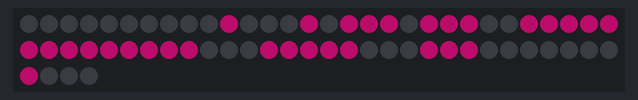
Recording of a sketch running on a simulated Arduino Uno, built with avr-gcc and run on an emulated ATmega328P. Shown: 64 RGB LEDs in strip order, left to right, continuing on the next row. Dim RGB values are drawn brighter than linear.

Above: at 0.1 s.
At 1.1 s:
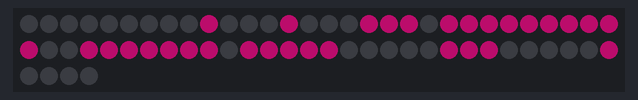
At 2.1 s:
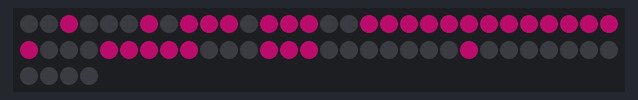
At 3.1 s:
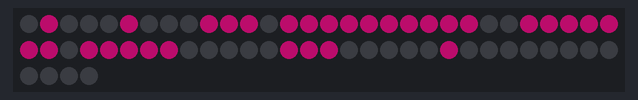

Measured:
- by itself, everything shown: repeats every 4.0 s, in 4 steps
- what the display in image 1 shows lasts 1.0 s, from 1.0 s to 2.0 s

The sketch:

heart_animation.ino
```cpp
/*For Colors go to https://codepen.io/proframsay/live/qBpGvLW. */
#include <Adafruit_GFX.h>
#include <Adafruit_NeoMatrix.h>
#include <Adafruit_NeoPixel.h>
#include "FastLED.h"

#define NUM_LEDS 64
#define DATA_PIN 3

CRGB leds[NUM_LEDS];


long image1[] =
{
  0x000000, 0x000000, 0x000000, 0x000000, 0x000000, 0x000000, 0x000000, 0x000000,
  0x000000, 0x000000, 0xFF1493, 0x000000, 0x000000, 0x000000, 0xFF1493, 0x000000,
  0xFF1493, 0xFF1493, 0xFF1493, 0x000000, 0xFF1493, 0xFF1493, 0xFF1493, 0x000000,
  0x000000, 0xFF1493, 0xFF1493, 0xFF1493, 0xFF1493, 0xFF1493, 0xFF1493, 0xFF1493,
  0xFF1493, 0xFF1493, 0xFF1493, 0xFF1493, 0xFF1493, 0xFF1493, 0xFF1493, 0x000000,
  0x000000, 0x000000, 0xFF1493, 0xFF1493, 0xFF1493, 0xFF1493, 0xFF1493, 0x000000,
  0x000000, 0x000000, 0xFF1493, 0xFF1493, 0xFF1493, 0x000000, 0x000000, 0x000000,
  0x000000, 0x000000, 0x000000, 0x000000, 0xFF1493, 0x000000, 0x000000, 0x000000
};

long image2[] =
{
  0x000000, 0x000000, 0x000000, 0x000000, 0x000000, 0x000000, 0x000000, 0x000000,
  0x000000, 0xFF1493, 0x000000, 0x000000, 0x000000, 0xFF1493, 0x000000, 0x000000,
  0x000000, 0xFF1493, 0xFF1493, 0xFF1493, 0x000000, 0xFF1493, 0xFF1493, 0xFF1493,
  0xFF1493, 0xFF1493, 0xFF1493, 0xFF1493, 0xFF1493, 0xFF1493, 0xFF1493, 0x000000,
  0x000000, 0xFF1493, 0xFF1493, 0xFF1493, 0xFF1493, 0xFF1493, 0xFF1493, 0xFF1493,
  0x000000, 0xFF1493, 0xFF1493, 0xFF1493, 0xFF1493, 0xFF1493, 0x000000, 0x000000,
  0x000000, 0x000000, 0x000000, 0xFF1493, 0xFF1493, 0xFF1493, 0x000000, 0x000000,
  0x000000, 0x000000, 0x000000, 0xFF1493, 0x000000, 0x000000, 0x000000, 0x000000
};

long image3[] =
{
  0x000000, 0x000000, 0xFF1493, 0x000000, 0x000000, 0x000000, 0xFF1493, 0x000000,
  0xFF1493, 0xFF1493, 0xFF1493, 0x000000, 0xFF1493, 0xFF1493, 0xFF1493, 0x000000,
  0x000000, 0xFF1493, 0xFF1493, 0xFF1493, 0xFF1493, 0xFF1493, 0xFF1493, 0xFF1493,
  0xFF1493, 0xFF1493, 0xFF1493, 0xFF1493, 0xFF1493, 0xFF1493, 0xFF1493, 0x000000,
  0x000000, 0x000000, 0xFF1493, 0xFF1493, 0xFF1493, 0xFF1493, 0xFF1493, 0x000000,
  0x000000, 0x000000, 0xFF1493, 0xFF1493, 0xFF1493, 0x000000, 0x000000, 0x000000,
  0x000000, 0x000000, 0x000000, 0x000000, 0xFF1493, 0x000000, 0x000000, 0x000000,
  0x000000, 0x000000, 0x000000, 0x000000, 0x000000, 0x000000, 0x000000, 0x000000
};

long image4[] =
{
  0x000000, 0xFF1493, 0x000000, 0x000000, 0x000000, 0xFF1493, 0x000000, 0x000000,
  0x000000, 0xFF1493, 0xFF1493, 0xFF1493, 0x000000, 0xFF1493, 0xFF1493, 0xFF1493,
  0xFF1493, 0xFF1493, 0xFF1493, 0xFF1493, 0xFF1493, 0xFF1493, 0xFF1493, 0x000000,
  0x000000, 0xFF1493, 0xFF1493, 0xFF1493, 0xFF1493, 0xFF1493, 0xFF1493, 0xFF1493,
  0x000000, 0xFF1493, 0xFF1493, 0xFF1493, 0xFF1493, 0xFF1493, 0x000000, 0x000000,
  0x000000, 0x000000, 0x000000, 0xFF1493, 0xFF1493, 0xFF1493, 0x000000, 0x000000,
  0x000000, 0x000000, 0x000000, 0xFF1493, 0x000000, 0x000000, 0x000000, 0x000000,
  0x000000, 0x000000, 0x000000, 0x000000, 0x000000, 0x000000, 0x000000, 0x000000
};


Adafruit_NeoMatrix matrix = Adafruit_NeoMatrix(8, 8, DATA_PIN,
  NEO_MATRIX_TOP     + NEO_MATRIX_RIGHT +
  NEO_MATRIX_ROWS + NEO_MATRIX_ZIGZAG,
  NEO_GRB            + NEO_KHZ800);


void setup() {


 FastLED.addLeds<NEOPIXEL,DATA_PIN>(leds, NUM_LEDS);
}

int x    = matrix.width();
int pass = 0;


void loop() {

FastLED.clear();

for(int i = 0; i < NUM_LEDS; i++) {
    leds[i] = image1[i];
}

FastLED.setBrightness (75);
FastLED.show();
delay(1000);


FastLED.clear();
for(int i = 0; i < NUM_LEDS; i++) {
    leds[i] = image2[i];
}

FastLED.setBrightness (75);
FastLED.show();
delay(1000);

for(int i = 0; i < NUM_LEDS; i++) {
    leds[i] = image3[i];
}
FastLED.setBrightness (75);
FastLED.show();
delay(1000);

for(int i = 0; i < NUM_LEDS; i++) {
    leds[i] = image4[i];
}
FastLED.setBrightness (75);
FastLED.show();
delay(1000);


}
```
